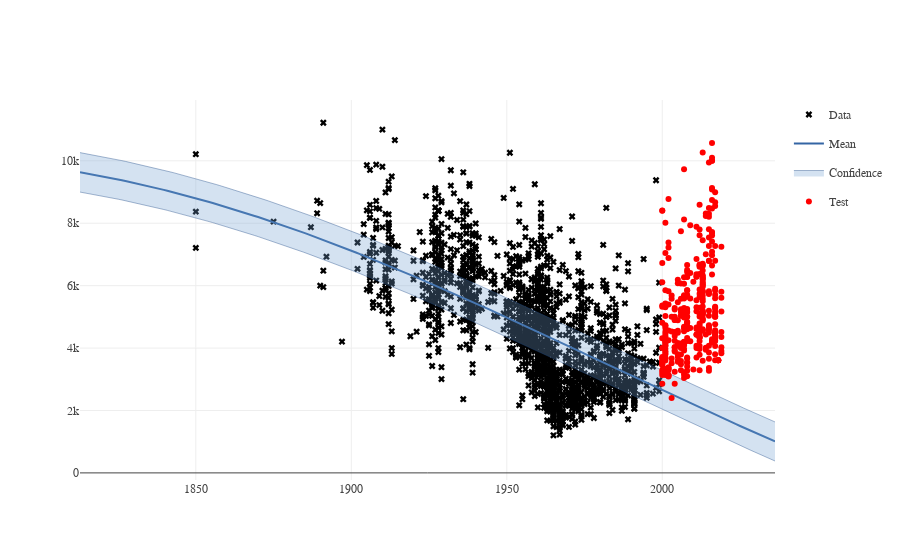

Notebook source saved alongside this figure:
### Code cell
model_information(m, X_test, Y_test, plot_test_data = True)

### Figure 1 — Plotly figure (JSON) as saved in the notebook; plotly's stock layout.template omitted (floating-point values rounded to 4 significant figures; data arrays with more than 128 entries replaced by an {"elided": "..."} marker saying what was removed)
{"data": [{"marker": {"color": "black", "colorscale": null, "symbol": "x"}, "mode": "markers", "name": "Data", "showlegend": true, "type": "scatter", "x": {"elided": "1899 int values"}, "xaxis": "x1", "y": {"elided": "1899 int values"}, "yaxis": "y1"}, {"line": {"color": "#3465a4", "width": 2}, "mode": "lines", "name": "Mean", "showlegend": true, "type": "scatter", "x": {"elided": "200 float values"}, "xaxis": "x1", "y": {"elided": "200 float values"}, "yaxis": "y1"}, {"fillcolor": "rgba(114, 159, 207, 0.3)", "legendgroup": "Confidence_fill_(1,1)", "line": {"color": "#204a87", "width": 0.4}, "mode": "lines", "name": "Confidence", "opacity": 0.3, "showlegend": false, "type": "scatter", "x": {"elided": "200 float values"}, "xaxis": "x1", "y": {"elided": "200 float values"}, "yaxis": "y1"}, {"fill": "tonextx", "fillcolor": "rgba(114, 159, 207, 0.3)", "legendgroup": "Confidence_fill_(1,1)", "line": {"color": "#204a87", "width": 0.4}, "mode": "lines", "name": "Confidence", "opacity": 0.3, "showlegend": true, "type": "scatter", "x": {"elided": "200 float values"}, "xaxis": "x1", "y": {"elided": "200 float values"}, "yaxis": "y1"}, {"marker": {"color": "red", "colorscale": null}, "mode": "markers", "name": "Test", "showlegend": true, "type": "scatter", "x": {"elided": "343 int values"}, "y": {"elided": "343 int values"}}], "layout": {"font": {"family": "Raleway, sans-serif"}, "showlegend": true, "xaxis1": {"anchor": "y1", "domain": [0, 1]}, "yaxis1": {"anchor": "x1", "domain": [0, 1]}}}
